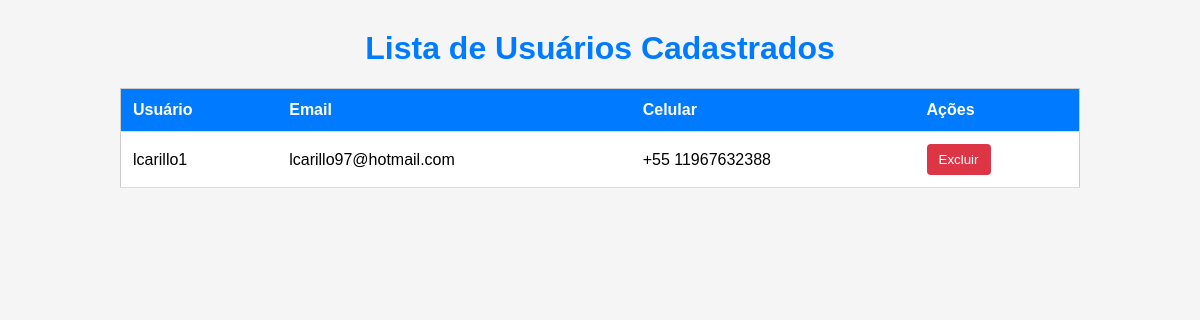
Screenshot of /list_users/ with the database file from the repository.
### djangoProject2/models.py (models this page shows)
class CustomUser(AbstractUser):
    phone_number = models.CharField(max_length=20)
    class Meta:
        verbose_name = _('user')
        verbose_name_plural = _('users')
    groups = models.ManyToManyField(
        Group,
        verbose_name=_('groups'),
        blank=True,
        related_name='custom_users_set',
        related_query_name='user'
    )
    user_permissions = models.ManyToManyField(
        Permission,
        verbose_name=_('user permissions'),
        blank=True,
        related_name='custom_users_set',
        related_query_name='user'
    )

### djangoProject2/views.py (the view)
# urls.py: path('list_users/', list_users, name='list_users'),
def list_users(request):
    users = CustomUser.objects.all()
    return render(request, 'list_users.html', {'users': users})

### templates/list_users.html (shortened to what this page needs)
<!DOCTYPE html>
<html lang="en">
<head>
</head>
<body>
    <h1>Lista de Usuários Cadastrados</h1>
    <table>
        <thead>
            <tr>
                <th>Usuário</th>
                <th>Email</th>
                <th>Celular</th>
                <th>Ações</th>
            </tr>
        </thead>
        <tbody>
            {% for user in users %}
            <tr>
                <td>{{ user.username }}</td>
                <td>{{ user.email }}</td>
                <td>{{ user.phone_number }}</td>
                <td>
                    <form class="delete-form" action="{% url 'delete_user' user.id %}" method="post">
                        <button class="delete-btn" type="submit">Excluir</button>
                    </form>
                </td>
            </tr>
            {% endfor %}
        </tbody>
    </table>
</body>
</html>

### templates/list_users.html (style rules this page uses)
body { font-family: Arial, sans-serif; background-color: #f5f5f5; margin: 0; padding: 0; }
h1 { color: #007bff; text-align: center; margin-top: 30px; }
table { width: 80%; margin: 20px auto; border-collapse: collapse; border: 1px solid #ccc; background-color: #fff; }
th, td { padding: 12px; text-align: left; border-bottom: 1px solid #ddd; }
th { background-color: #007bff; color: #fff; }
.delete-form { display: inline-block; }
.delete-btn { background-color: #dc3545; color: #fff; border: none; padding: 8px 12px; border-radius: 4px; cursor: pointer; transition: background-color 0.3s; }

### rows the page displays
CustomUser: username "lcarillo1", email "lcarillo97@hotmail.com", phone_number "+55 11967632388"
